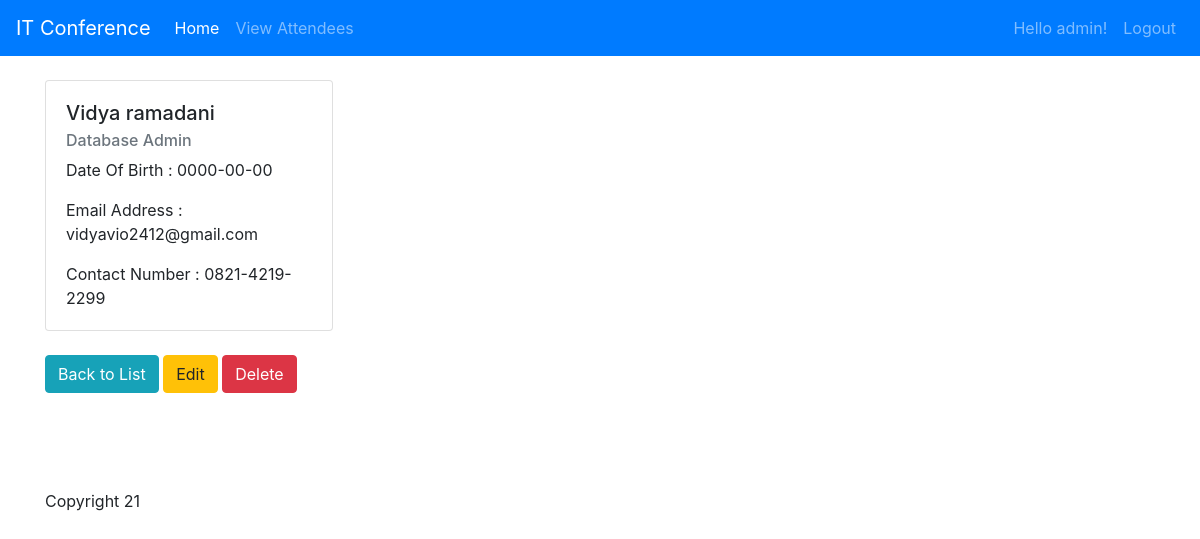
/view.php?id=1 (signed in), run on the app's committed database.
### tables this page shows
CREATE TABLE `attendee` (
  `attendee_id` int(11) NOT NULL,
  `firstname` varchar(50) NOT NULL,
  `lastname` varchar(50) NOT NULL,
  `dateofbirth` date NOT NULL,
  `emailaddress` varchar(100) NOT NULL,
  `contactnumber` varchar(15) NOT NULL,
  `specialty_id` int(11) NOT NULL
);

CREATE TABLE `specialties` (
  `specialty_id` int(11) NOT NULL,
  `name` varchar(50) NOT NULL
);

### db/conn.php (called while the page is built, shortened)
<?php
    $host = '127.0.0.1';
    $db = 'attendance_db';
    $user = 'root';
    $pass = '';
    $charset = 'utf8mb4';
    $dsn = "mysql:host = $host;dbname=$db;charset=$charset";
    try{
        $pdo = new PDO($dsn, $user, $pass);
        $pdo->setAttribute(PDO::ATTR_ERRMODE, PDO::ERRMODE_EXCEPTION);
    }catch(PDOException $e){
        throw new Exception($e->getMessage());
    }
    require_once 'crud.php';
    $crud = new crud($pdo);
?>

### db/crud.php (called while the page is built, shortened)
<?php
    class crud{
        private $db;
        function __construct($conn){
            $this->db = $conn;
        }
        public function getAttendeeDetails($id){
            try{
                $sql = "SELECT *FROM attendee  a inner join specialties s on a.specialty_id = s.specialty_id where attendee_id = :id";
                $stmt = $this->db->prepare($sql);
                $stmt->bindparam(':id',$id);
                $stmt->execute();
                $result=$stmt->fetch();
                return $result;
            }catch(PDOException $e){
                echo $e->getMessage();
                return false;
            }
        }
    }
?>

### view.php (the view, shortened to what this page needs)
<?php
    require_once 'includes/header.php';
    require_once 'db/conn.php';
    if(isset($_GET['id'])){
        $id = $_GET['id'];
        $result = $crud->getAttendeeDetails($id);
    }else{
        echo "<h1 class='text-danger'> Please check details and try again</h1>";
    }
?>
<div class="card" style="width: 18rem;">
    <div class="card-body">
    <h5 class="card-title">
        <?php echo  $result['firstname']. ' '. $result['lastname']; ?>
    </h5>
    <h6 class="card-subtitle mb-2 text-muted"><?php echo  $result['name']; ?></h6>
    <p class="card-text">
        Date Of Birth : <?php echo  $result['dateofbirth']; ?>
    </p>
    <p class="card-text">
        Email Address : <?php echo  $result['emailaddress']; ?>
    </p>
    <p class="card-text">
        Contact Number : <?php echo  $result['contactnumber']; ?>
    </p>
  </div>
</div>
<br>
            <a href="viewrecords.php" class ="btn btn-info">Back to List</a>
            <a href="edit.php?id=<?php echo $result['attendee_id']?>" class ="btn btn-warning">Edit</a>
            <a onclick="return confirm('Are you sure you want to delete this record?');"
                href="delete.php?id=<?php echo $r['attendee_id']?>" class ="btn btn-danger">Delete</a>
<br>
<br>
<br>
<br>
<br>
<?php require_once 'includes/footer.php';?>

### data on the page
attendee: firstname "Vidya", lastname "ramadani", specialty.name "Database Admin", dateofbirth "0000-00-00", emailaddress "vidyavio2412@gmail.com", contactnumber "0821-4219-2299"

### other printed values
$_SESSION['username'] "admin"
